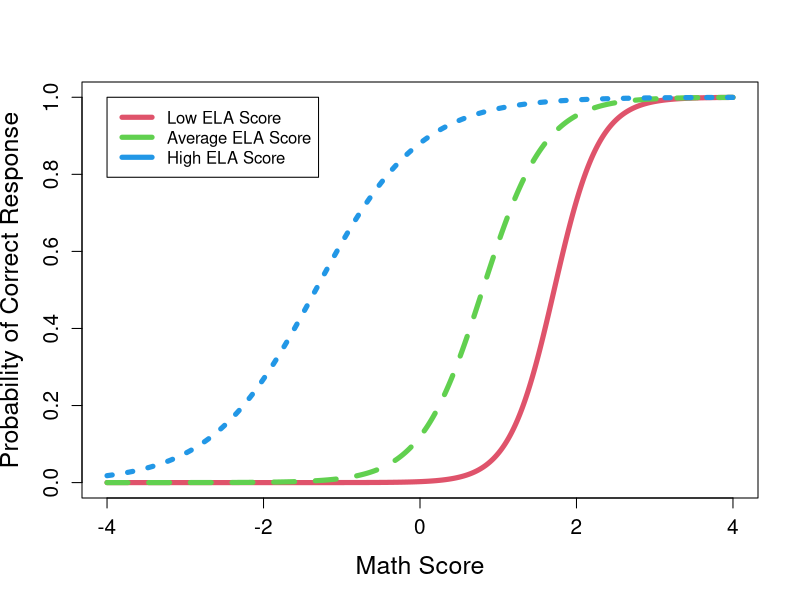

Write the R code that produced this figure.
## ---- chunk 1
math = seq(-4,4,.01)
beta1math = 2.5
beta0 = -2
beta1ela = 2
beta2 = -.5
lowELA = -2
medELA = 0
highELA = 2


prob_lowELA = exp(beta0+beta1math*math + beta1ela*lowELA + beta2*math*lowELA)/(1+exp(beta0+beta1math*math + beta1ela*lowELA + beta2*math*lowELA))
prob_medELA = exp(beta0+beta1math*math + beta1ela*medELA + beta2*math*medELA)/(1+exp(beta0+beta1math*math + beta1ela*medELA + beta2*math*medELA))
prob_highELA = exp(beta0+beta1math*math + beta1ela*highELA + beta2*math*highELA)/(1+exp(beta0+beta1math*math + beta1ela*highELA + beta2*math*highELA))


par(cex.axis=1.25, cex.lab=1.5)
matplot(x = cbind(math,math,math), y = cbind(prob_lowELA, prob_medELA, prob_highELA), type="l", xlab = "Math Score", ylab="Probability of Correct Response", col=2:4, lwd=5)
legend(x = -4, y = 1, legend = c("Low ELA Score", "Average ELA Score", "High ELA Score"), col = 2:4, lwd = 5)
